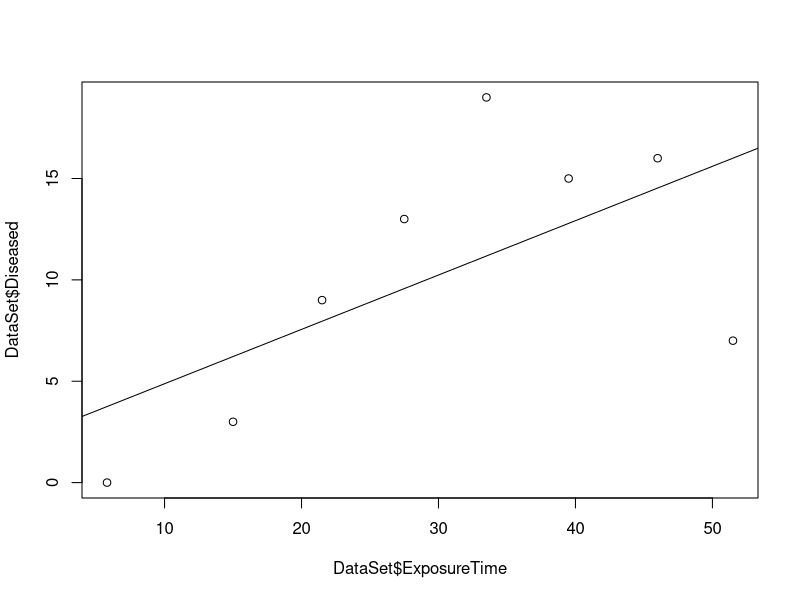
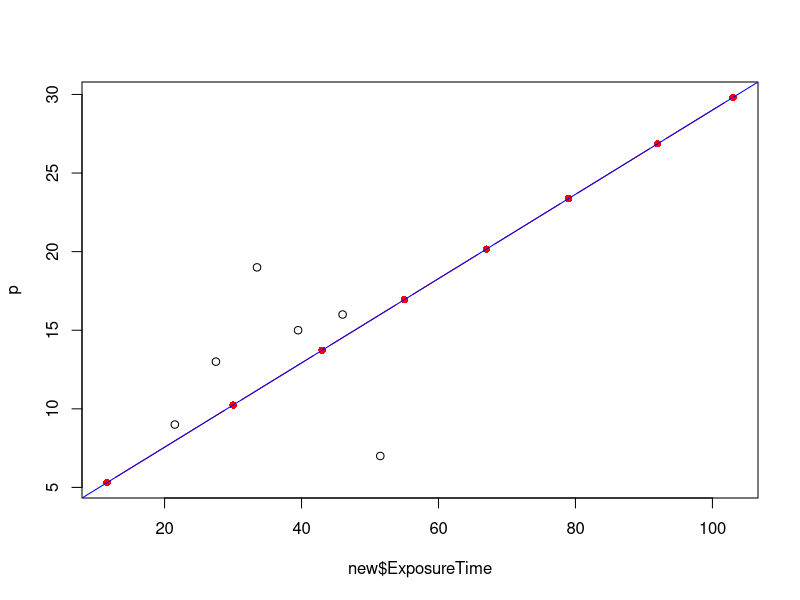

Generate these figures, in order, with R:
#Q2(a)
e <- c(5.8,15,21.5,27.5,33.5,39.5,46,51.5)
n <- c(98,51,34,35,32,23,12,4)
d <- c(0,3,9,13,19,15,16,7)
DataSet <- data.frame(ExposureTime =e, Normal = n, Diseased = d)
plot(DataSet$Diseased~DataSet$ExposureTime,type='p')
#As exposure time increases the risk of disease increase
#Q2(c)
l <- lm(Diseased~ExposureTime, DataSet)
abline(l)
#Yes the model does fit the data reasonably well
#Q2(d)
new <- data.frame(ExposureTime = DataSet$ExposureTime * 2)
p <- predict(l, new)
plot(p~new$ExposureTime,type='b',col='red',pch=16)
abline(l,col='blue')
points(DataSet$Diseased~DataSet$ExposureTime,type='p')